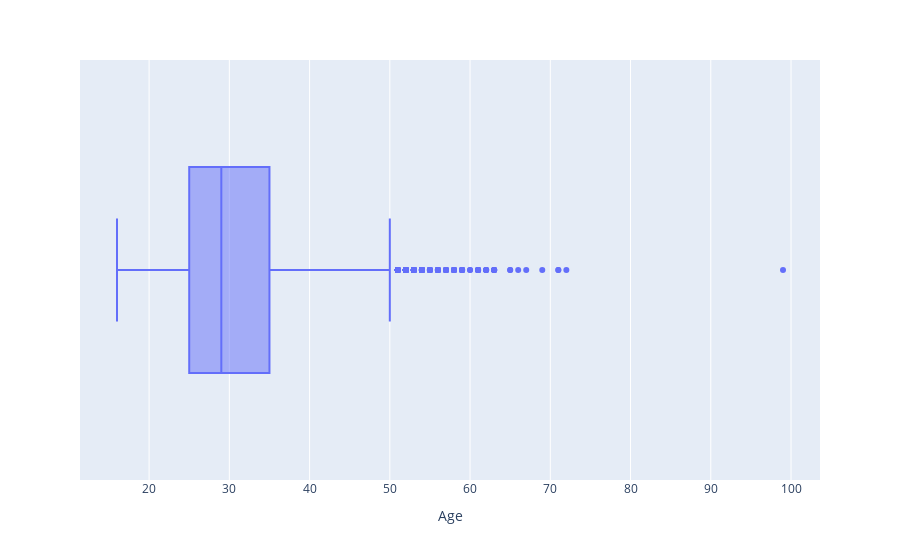

Notebook code for this chart:
### Markdown cell above
Plot a box plot of `Age.`

### Code cell
# your code goes here
sns.boxplot(x='Age', data=df);
#Alternatively
box = px.box(df, x='Age')
box.show()

### Figure 1 — Plotly figure (JSON) as saved in the notebook; plotly's stock layout.template omitted (floating-point values rounded to 4 significant figures; data arrays with more than 128 entries replaced by an {"elided": "..."} marker saying what was removed)
{"data": [{"alignmentgroup": "True", "hovertemplate": "Age=%{x}<extra></extra>", "legendgroup": "", "marker": {"color": "#636efa"}, "name": "", "notched": false, "offsetgroup": "", "orientation": "h", "showlegend": false, "x": {"elided": "11398 int values"}, "x0": " ", "xaxis": "x", "y0": " ", "yaxis": "y", "type": "box"}], "layout": {"xaxis": {"anchor": "y", "domain": [0, 1], "title": {"text": "Age"}}, "yaxis": {"anchor": "x", "domain": [0, 1]}, "legend": {"tracegroupgap": 0}, "margin": {"t": 60}, "boxmode": "group"}}
